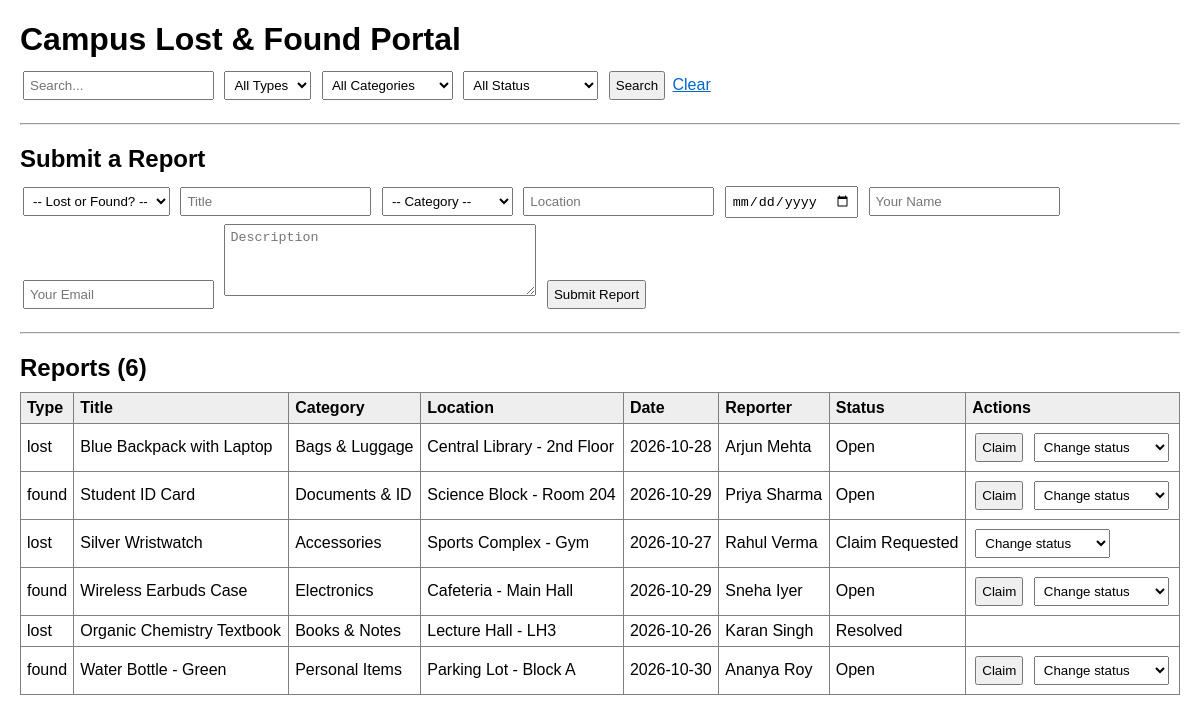
The page / on the database its author committed.
### tables this page shows
CREATE TABLE IF NOT EXISTS reports (
    id INT AUTO_INCREMENT PRIMARY KEY,
    type ENUM('lost', 'found') NOT NULL,
    title VARCHAR(255) NOT NULL,
    category VARCHAR(100) NOT NULL,
    location VARCHAR(255) NOT NULL,
    date_occurred DATE NOT NULL,
    description TEXT NOT NULL,
    reporter_name VARCHAR(150) NOT NULL,
    reporter_email VARCHAR(255) NOT NULL,
    status ENUM('Open', 'Claim Requested', 'Resolved') DEFAULT 'Open',
    image_url VARCHAR(500) DEFAULT NULL,
    created_at TIMESTAMP DEFAULT CURRENT_TIMESTAMP,
    updated_at TIMESTAMP DEFAULT CURRENT_TIMESTAMP ON UPDATE CURRENT_TIMESTAMP
);

### index.php (the view, shortened to what this page needs)
<?php
require "db.php";
$params = [];
$sql = "SELECT * FROM reports";
$sql .= " ORDER BY created_at DESC";
$stmt = $pdo->prepare($sql);
$stmt->execute($params);
$reports = $stmt->fetchAll();
?>
<!DOCTYPE html>
<html lang="en">
<head>
    <link rel="stylesheet" href="style.css">
</head>
<body>
<h1>Campus Lost &amp; Found Portal</h1>
<form method="get" action="index.php">
    <input type="text" name="search" placeholder="Search..."
           value="<?php echo htmlspecialchars($_GET['search'] ?? ''); ?>">
    <select name="type">
        <option value="">All Types</option>
    </select>
    <select name="category">
        <option value="">All Categories</option>
    </select>
    <select name="status">
        <option value="">All Status</option>
    </select>
    <button type="submit">Search</button>
    <a href="index.php">Clear</a>
</form>
<hr>
<h2>Submit a Report</h2>
<form action="add.php" method="post">
    <select name="type" required>
        <option value="">-- Lost or Found? --</option>
    </select>
    <input type="text" name="title" placeholder="Title" required>
    <select name="category" required>
        <option value="">-- Category --</option>
    </select>
    <input type="text" name="location" placeholder="Location" required>
    <input type="date" name="date_occurred" required>
    <input type="text" name="reporter_name" placeholder="Your Name" required>
    <input type="email" name="reporter_email" placeholder="Your Email" required>
    <textarea name="description" placeholder="Description" required></textarea>
    <button type="submit">Submit Report</button>
</form>
<hr>
<h2>Reports (<?php echo count($reports); ?>)</h2>
<table border="1" cellpadding="5">
    <tr>
        <th>Type</th><th>Title</th><th>Category</th><th>Location</th>
        <th>Date</th><th>Reporter</th><th>Status</th><th>Actions</th>
    </tr>
    <?php foreach ($reports as $r): ?>
    <tr>
        <td><?php echo htmlspecialchars($r["type"]); ?></td>
        <td><?php echo htmlspecialchars($r["title"]); ?></td>
        <td><?php echo htmlspecialchars($r["category"]); ?></td>
        <td><?php echo htmlspecialchars($r["location"]); ?></td>
        <td><?php echo htmlspecialchars($r["date_occurred"]); ?></td>
        <td><?php echo htmlspecialchars($r["reporter_name"]); ?></td>
        <td id="status-<?php echo $r['id']; ?>"><?php echo htmlspecialchars($r["status"]); ?></td>
        <td>
            <?php if ($r["status"] === "Open"): ?>
                <button class="claim-btn" data-id="<?php echo $r['id']; ?>">Claim</button>
            <?php endif; ?>
            <?php if ($r["status"] !== "Resolved"): ?>
                <select class="status-change" data-id="<?php echo $r['id']; ?>">
                    <option value="">Change status</option>
                </select>
            <?php endif; ?>
        </td>
    </tr>
    <?php endforeach; ?>
</table>
</body>
</html>

### style.css (style rules this page uses)
body { font-family: sans-serif; margin: 20px; }
h1, h2, h3 { margin-bottom: 10px; }
form { margin-bottom: 15px; }
input, select, textarea, button { margin: 3px; padding: 5px; }
textarea { width: 300px; height: 60px; }
table { border-collapse: collapse; width: 100%; margin-top: 10px; }
th, td { padding: 6px; text-align: left; }
th { background: #eee; }
a { color: #0066cc; }
hr { margin: 20px 0; }

### rows shown on the page
reports: type "lost", title "Blue Backpack with Laptop", category "Bags & Luggage", location "Central Library - 2nd Floor", date_occurred "2026-10-28", reporter_name "Arjun Mehta", status "Open"
reports: type "found", title "Student ID Card", category "Documents & ID", location "Science Block - Room 204", date_occurred "2026-10-29", reporter_name "Priya Sharma", status "Open"
reports: type "lost", title "Silver Wristwatch", category "Accessories", location "Sports Complex - Gym", date_occurred "2026-10-27", reporter_name "Rahul Verma", status "Claim Requested"
reports: type "found", title "Wireless Earbuds Case", category "Electronics", location "Cafeteria - Main Hall", date_occurred "2026-10-29", reporter_name "Sneha Iyer", status "Open"
reports: type "lost", title "Organic Chemistry Textbook", category "Books & Notes", location "Lecture Hall - LH3", date_occurred "2026-10-26", reporter_name "Karan Singh", status "Resolved"
reports: type "found", title "Water Bottle - Green", category "Personal Items", location "Parking Lot - Block A", date_occurred "2026-10-30", reporter_name "Ananya Roy", status "Open"

### other values the page prints
count($reports) "6"
